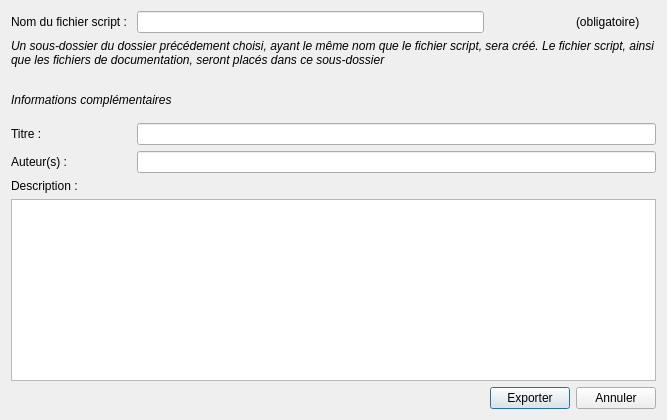
<?xml version="1.0" encoding="UTF-8"?>
<ui version="4.0">
 <class>GScriptDocInfoDialog</class>
 <widget class="QDialog" name="GScriptDocInfoDialog">
  <property name="geometry">
   <rect>
    <x>0</x>
    <y>0</y>
    <width>667</width>
    <height>420</height>
   </rect>
  </property>
  <property name="windowTitle">
   <string>Saisie des informations pour le script à documenter et à exporter :</string>
  </property>
  <layout class="QGridLayout" name="gridLayout">
   <item row="5" column="1" colspan="3">
    <widget class="QLineEdit" name="le_title"/>
   </item>
   <item row="9" column="2">
    <widget class="QPushButton" name="pb_export">
     <property name="text">
      <string>Exporter</string>
     </property>
    </widget>
   </item>
   <item row="3" column="0" colspan="4">
    <widget class="QLabel" name="label">
     <property name="font">
      <font>
       <italic>true</italic>
      </font>
     </property>
     <property name="text">
      <string>Informations complémentaires</string>
     </property>
    </widget>
   </item>
   <item row="8" column="0" colspan="4">
    <widget class="QPlainTextEdit" name="pt_description"/>
   </item>
   <item row="2" column="0">
    <spacer name="verticalSpacer">
     <property name="orientation">
      <enum>Qt::Vertical</enum>
     </property>
     <property name="sizeType">
      <enum>QSizePolicy::Fixed</enum>
     </property>
     <property name="sizeHint" stdset="0">
      <size>
       <width>20</width>
       <height>20</height>
      </size>
     </property>
    </spacer>
   </item>
   <item row="0" column="3">
    <widget class="QLabel" name="label_6">
     <property name="text">
      <string>(obligatoire)</string>
     </property>
    </widget>
   </item>
   <item row="7" column="0">
    <widget class="QLabel" name="label_5">
     <property name="text">
      <string>Description :</string>
     </property>
    </widget>
   </item>
   <item row="6" column="0">
    <widget class="QLabel" name="label_4">
     <property name="text">
      <string>Auteur(s) :</string>
     </property>
    </widget>
   </item>
   <item row="6" column="1" colspan="3">
    <widget class="QLineEdit" name="le_author"/>
   </item>
   <item row="4" column="0">
    <spacer name="verticalSpacer_2">
     <property name="orientation">
      <enum>Qt::Vertical</enum>
     </property>
     <property name="sizeType">
      <enum>QSizePolicy::Fixed</enum>
     </property>
     <property name="sizeHint" stdset="0">
      <size>
       <width>20</width>
       <height>10</height>
      </size>
     </property>
    </spacer>
   </item>
   <item row="0" column="1">
    <widget class="QLineEdit" name="le_filename"/>
   </item>
   <item row="0" column="0">
    <widget class="QLabel" name="label_2">
     <property name="text">
      <string>Nom du fichier script : </string>
     </property>
    </widget>
   </item>
   <item row="5" column="0">
    <widget class="QLabel" name="label_3">
     <property name="text">
      <string>Titre : </string>
     </property>
    </widget>
   </item>
   <item row="9" column="3">
    <widget class="QPushButton" name="pb_cancel">
     <property name="text">
      <string>Annuler</string>
     </property>
    </widget>
   </item>
   <item row="1" column="0" colspan="4">
    <widget class="QLabel" name="label_7">
     <property name="font">
      <font>
       <italic>true</italic>
      </font>
     </property>
     <property name="text">
      <string>Un sous-dossier du dossier précédement choisi, ayant le même nom que le fichier script, sera créé. Le fichier script, ainsi que les fichiers de documentation, seront placés dans ce sous-dossier</string>
     </property>
     <property name="wordWrap">
      <bool>true</bool>
     </property>
    </widget>
   </item>
  </layout>
 </widget>
 <tabstops>
  <tabstop>le_filename</tabstop>
  <tabstop>le_title</tabstop>
  <tabstop>le_author</tabstop>
  <tabstop>pt_description</tabstop>
 </tabstops>
 <resources/>
 <connections/>
</ui>
